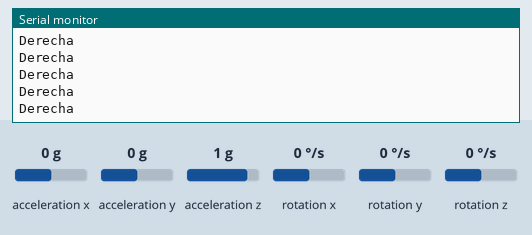
This sketch was run on a simulated Arduino Uno, built with avr-gcc and run on an emulated ATmega328P. Parts: the last lines printed to the serial monitor. Inputs (shaded band) come from the test bench; at power-on: acceleration z 1 g, acceleration y 0 g, acceleration x 0 g, rotation x 0 °/s, rotation y 0 °/s, rotation z 0 °/s.

Above: at 1.2 s.
1.3 s: acceleration z set to 0.1 g
2.8 s: acceleration z set to -0.2 g
At 2.84 s:
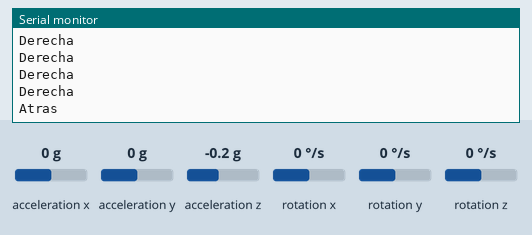
4.7 s: acceleration y set to -0.2 g
At 4.74 s:
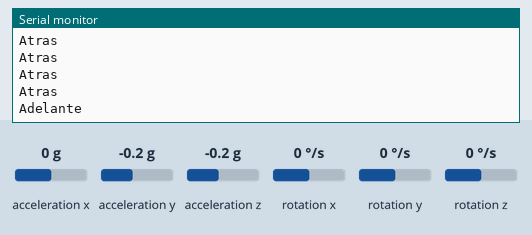

Measured:
- the behaviour switches between 0 and -0.1 g on acceleration z (found by bisection; images 0 and 1)
- the behaviour switches between 0 and -0.1 g on acceleration y (found by bisection; images 1 and 2)
- after the input at 2.8 s, the serial monitor: prints a new line at once (image 1)
- after the input at 4.7 s, the serial monitor: prints a new line at once (image 2)

The sketch:

Reconocimiento_gestos.ino
```cpp
#include <Wire.h>
#include <MPU6050.h>

MPU6050 mpu;

int pitch=0;
int roll=0;
unsigned long past_time=0;


///////////////////////////////// Variables Red Neuronal ////////////////
const int node = 2;
const int input = 2;
const int outputs = 2;

float P[input][1];

float W1[node][input]={{2.89075,4.25297},
                      {-0.64984,-2.85748}};

float b1[node][1]={{1.2877},
                   {1.2359}};

float a1[node][1];

float W2[outputs][node]={{0.98084,2.19659},
                        { -3.42942,0.49034}};


float b2[outputs][1]={{-1.2250},
                      {-1.9698}};

float a2[outputs][1];

float aux=0.0;

int maxValue = 1023;
int minValue = 0;


void setup() {
  // put your setup code here, to run once:
 Serial.begin(9600);
  while(!mpu.begin(MPU6050_SCALE_2000DPS, MPU6050_RANGE_2G))
  {
    delay(500);
  }
}

void loop() {

  /////////////////////////////// Primera Capa Entrada ///////////////////
  Vector normAccel = mpu.readNormalizeAccel();
  pitch = -(atan2(normAccel.XAxis, sqrt(normAccel.YAxis*normAccel.YAxis + normAccel.ZAxis*normAccel.ZAxis))*180.0)/M_PI;
  roll = ((atan2(normAccel.YAxis, normAccel.ZAxis)*180.0)/M_PI);

  pitch=map(pitch,-180,180,0,1023);
  roll=map(roll,-180,180,0,1023);


  P[0][0]=dataNormalized((float) pitch,minValue,maxValue);
  P[1][0]=dataNormalized((float) roll,minValue,maxValue);

  ///////////////////////////// Segunda Capa //////////////////////////

  for(int i = 0 ; i<node; i++ ) {
    aux=0.0;
    for(int j = 0 ; j < input ; j++ ) {
     aux=aux+W1[i][j]*P[j][0];
    }
    a1[i][0]=tansig(aux+b1[i][0]);
  }

    ///////////////////////////// Tercera Capa //////////////////////////

    for(int i = 0 ; i<outputs; i++ ) {
    aux=0.0;
    for(int j = 0 ; j < node ; j++ ) {
     aux=aux+W2[i][j]*a1[j][0];
    }
    a2[i][0]=tansig(aux+b2[i][0]);
    }

    if (a2[0][0]<=0 && a2[1][0]<=0){
      Serial.println("Atras");
      }
      else if(a2[0][0]<=0 && a2[1][0]>0){
        Serial.println("Izquierda");
        }
       else if(a2[0][0]>0 && a2[1][0]<=0){
        Serial.println("Derecha");
        }
        else
        {
          Serial.println("Adelante");
          }

    delay(50);
  }


float tansig(float n)
{
  float a = exp(n);
  float b = exp(-n);
  return (a-b)/(a+b);
}

float dataNormalized(int inputData, int minData, int maxData)
{
  float valueNorm;
  valueNorm = 2.0*(inputData-minData)/(maxData-minData)-1.0;
  return valueNorm;
}
```
